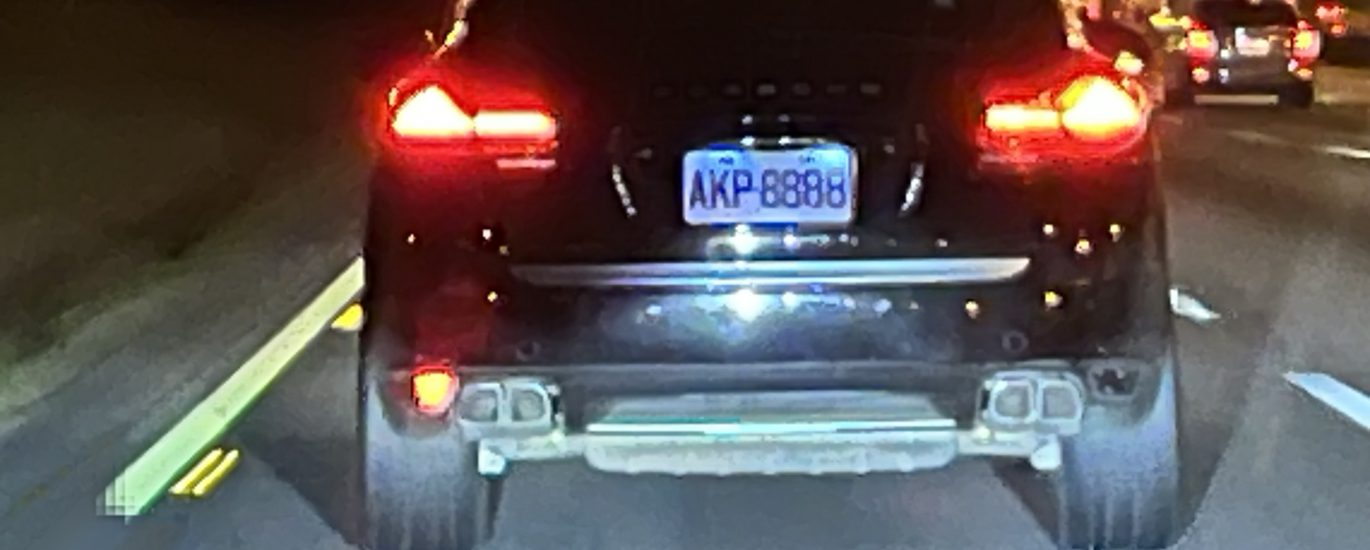
#> input picture test01.jpg, 1370 x 550 px
$ python ImgToText03.py
#> lines starting #> are read from the running program, lines starting #| are printed output that depends on the picture; after the words box and inside, x2 and y2 are one past the last pixel; in counts of white or black regions, pixels touching at a corner belong together
# from PIL import Image
import matplotlib.pyplot as plot
import pytesseract
import numpy as np
import cv2

''' ====辨識原則====
1. 黑底白字,字型清晰
2. 字體最小12號字，也不可過大
3. 去除文字底線
4. 圖片解析度高於 300 DPI
5. 去除圖片光影
6. 最好二值化,去噪
===================='''

# 手動指定 tesseract.exe 路徑
pytesseract.pytesseract.tesseract_cmd = r"C:\Program Files\Tesseract-OCR\tesseract.exe"

''' pytesseract 其中重要的function:
1. image_to_string 回傳純文字串
2. image_to_data 傳回字串,bbox,level...等等訊息

image_to_data 參數:
image_to_data(image, lang=None, config='', nice=0, output_type=Output.STRING, timeout=0, pandas_config=None)
1. image 傳入圖片可以是 Pillow, opencv, numpy 圖片
2. lang 語言默認為英文(eng)，另有簡體中文(chi_sim)，繁體中文(chi_tra)...  等等
3. config 設定辨識模式,辨識白名單,辨識方式等等
4. 回傳數據類型，默認為string，output_type=pytesseract.Output.DICT 可以回傳dict格式
'''

# ===========讀取圖片
img = cv2.imread("test01.jpg")
#> img is the input picture: shape (550, 1370, 3); mean B, G, R 82.7, 83.2, 93

# 轉換為灰階
gray = cv2.cvtColor(img, cv2.COLOR_BGR2GRAY)
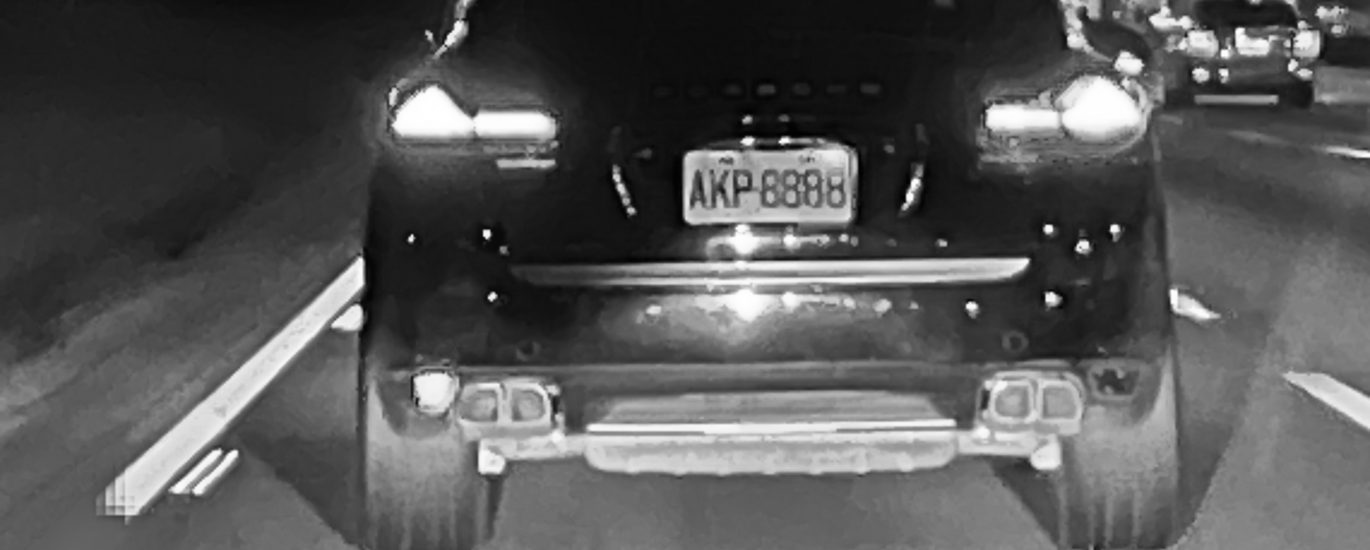
#> gray: shape (550, 1370); min 0, max 255, mean 86

# 自適應二值化
binary = cv2.adaptiveThreshold(gray, 255, cv2.ADAPTIVE_THRESH_GAUSSIAN_C, cv2.THRESH_BINARY, 11, 2)
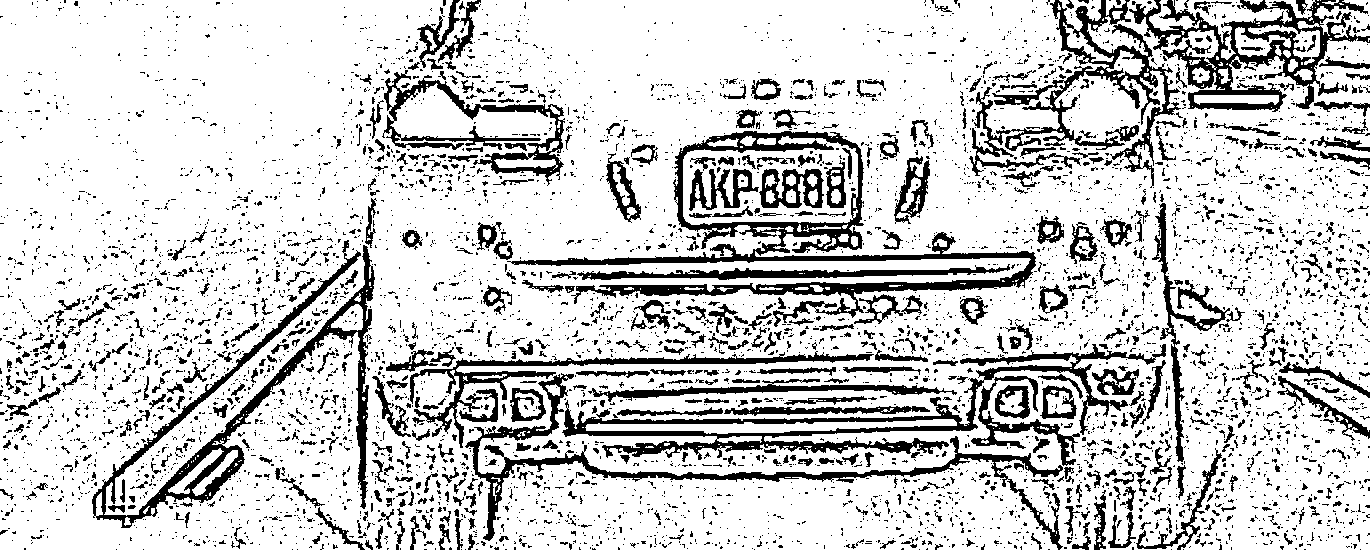
#> binary: shape (550, 1370); 80.9% white; 5923 black regions (5223 under 20 px), largest, box (x1, y1, x2, y2) and area: (507, 131, 1036, 327) 12913, (562, 344, 1166, 460) 9150, (92, 240, 375, 528) 8745

# 去除小噪點 (形態學開運算)
kernel = np.ones((2, 2), np.uint8)
clean = cv2.morphologyEx(binary, cv2.MORPH_OPEN, kernel)
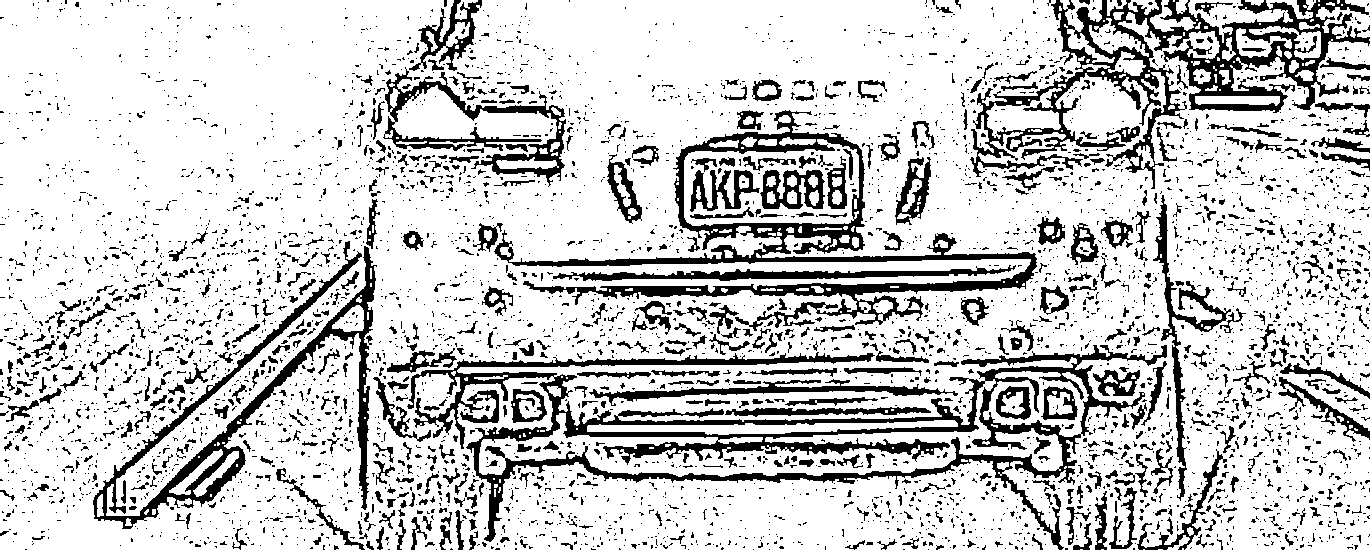
#> clean: shape (550, 1370); 80.1% white; 4824 black regions (4139 under 20 px), largest, box (x1, y1, x2, y2) and area: (407, 345, 1167, 550) 24133, (970, 0, 1370, 189) 16940, (494, 110, 1037, 331) 14922

plot.imshow(clean, cmap="gray")
plot.axis("off")
plot.show()

#  ========== 模糊去雜訊 模糊去雜訊 GaussianBlur(image, (size, size), sigmaX, sigmaY) 高斯模糊
img3 = cv2.medianBlur(clean, 5)
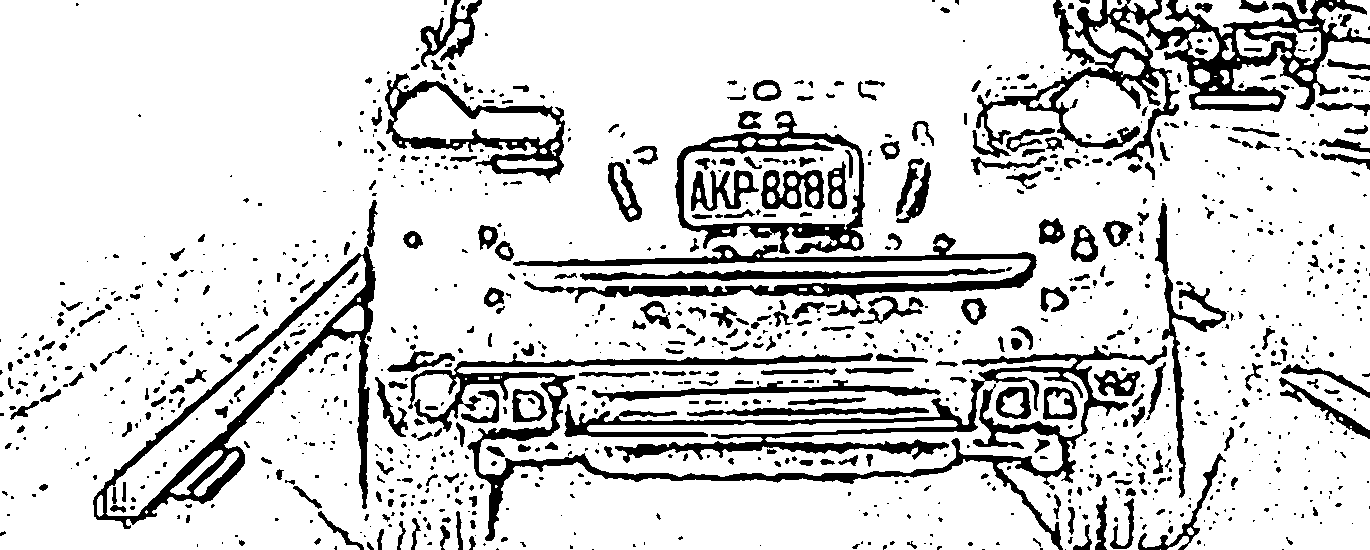
#> img3: shape (550, 1370); 84% white; 1146 black regions (727 under 20 px)
img3 = cv2.GaussianBlur(img3, (1, 1), 0)
plot.imshow(img3, cmap="gray")
plot.axis("off")  # 隱藏座標軸
plot.show()
print('img3.blur')


# 找輪廓 (車牌定位)
contours, _ = cv2.findContours(clean, cv2.RETR_EXTERNAL, cv2.CHAIN_APPROX_SIMPLE)
#> contours = 125 contours, 90 with area under 20; largest, box (x1, y1, x2, y2) and area: (0, 0, 1370, 550) 685086, (587, 420, 958, 435) 2404, (986, 88, 1062, 139) 1649, (1188, 0, 1293, 43) 1598, (1316, 0, 1370, 39) 968
roi = None
if contours:
    # 找到最大面積的輪廓（假設為車牌）
    x, y, w, h = cv2.boundingRect(max(contours, key=cv2.contourArea))
#> x = 0; y = 0; w = 1370; h = 550

    # **適應小車牌圖片的放大**
    if w < 100 or h < 40:  # 車牌太小的情況
        scale_factor = 2.5  # 放大倍率
        w, h = int(w * scale_factor), int(h * scale_factor)
        print('small')


    print('found')
    # 裁剪並調整大小 (放大車牌區域)
    roi = cv2.resize(clean[y:y+h, x:x+w], (w, h), interpolation=cv2.INTER_CUBIC)
else:
    print('not found')
    roi = clean  # 若找不到輪廓，使用原始二值化影像

# 顯示處理後的車牌區域
plot.imshow(roi, cmap="gray")
plot.axis("off")
plot.show()

# OCR 參數 (適合單行文字)
custom_config = r'--oem 3 --psm 7 -c tessedit_char_whitelist=ABCDEFGHIJKLMNOPQRSTUVWXYZ0123456789'

# OCR 辨識
#> (the run stopped early here; a loop or call above may not have finished)
